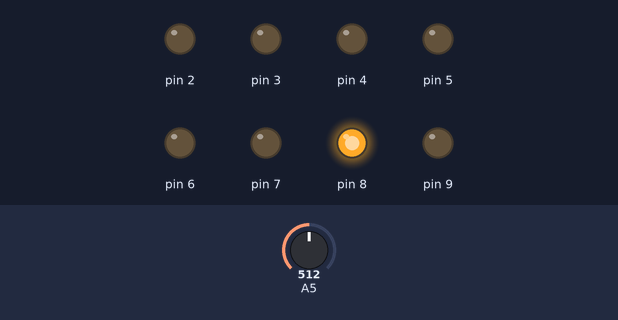
Bench run of a sketch on a simulated Arduino Uno, built with avr-gcc and run on an emulated ATmega328P. Parts: output pins drawn as LEDs (lit = HIGH). The inputs (shaded band) are chosen by the test bench; at power-on: A5 = 512. What the sketch prints to the serial monitor is not drawn. At 97.1 s the program stops and its outputs stay as they are.

Above: at 1.24 s.
At 22.2 s:
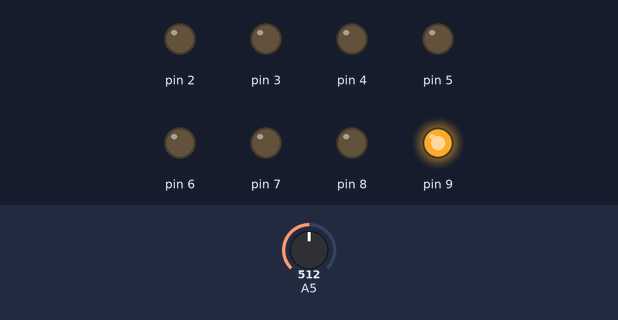
At 40.3 s:
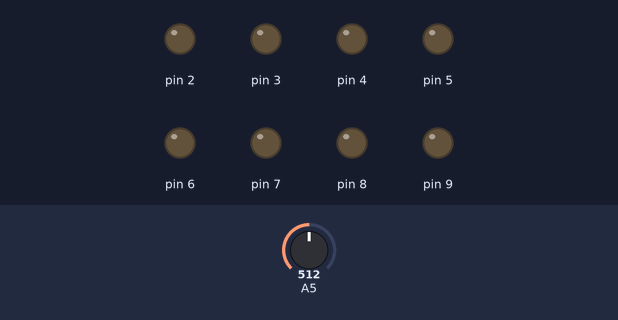
Timing chart, 0 to 41.0 s (numbered marks = the images above):
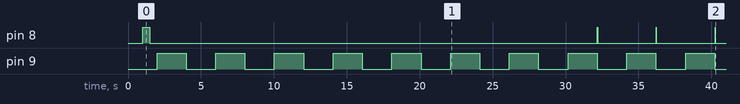

The sketch:

transient4.ino
```cpp
#include <Arduino.h>
#include <math.h>

#include <MsTimer2.h>

volatile int p_now = 0;
void dataPrint() {
  p_now = map(analogRead(A5),  516, 823, 0, 500);
  //p_now = analogRead(A5);
  Serial.print(p_now);
  Serial.print(",");
  Serial.println(PORTB);
}

unsigned long checkPoint = 0;
void setup() {
  DDRD = DDRD | B11111100;
  DDRB = DDRB | B00000011;
  DDRC = DDRC & B00000011;

  Serial.begin(115200);
  delay(1000);

  MsTimer2::set(1, dataPrint);
  MsTimer2::start();
}

void allClose(unsigned long span){
  checkPoint = millis();
  PORTB = B00000000 | (PORTD & B11111100);
  while(millis() - checkPoint < span);
  }
void allOpen (unsigned long span){
  checkPoint = millis();
  PORTB = B00000011 | (PORTD & B11111100);
  while(millis() - checkPoint < span);
  }
void intake  (unsigned long span){
  checkPoint = millis();
  PORTB = B00000010 | (PORTD & B11111100);
  while(millis() - checkPoint < span);
  }
void exhaust (unsigned long span){
  checkPoint = millis();
  PORTB = B00000001 | (PORTD & B11111100);
  while(millis() - checkPoint < span);
  }

void loop() {

  //最大圧始点でどれくらい下降するか？

  //--初期設定--//
  exhaust(500UL);
  allClose(500UL);

  //--大気圧始点1ms開閉--//
  intake(2000UL);
  allClose(20UL);
  exhaust(1UL);
  allClose(2000UL);

  //--大気圧始点2ms開閉--//
  intake(2000UL);
  allClose(20UL);
  exhaust(2UL);
  allClose(2000UL);

  //--大気圧始点3ms開閉--//
  intake(2000UL);
  allClose(20UL);
  exhaust(3UL);
  allClose(2000UL);

  //--大気圧始点4ms開閉--//
  intake(2000UL);
  allClose(20UL);
  exhaust(4UL);
  allClose(2000UL);

  //--大気圧始点5ms開閉--//
  intake(2000UL);
  allClose(20UL);
  exhaust(5UL);
  allClose(2000UL);

  //--大気圧始点6ms開閉--//
  intake(2000UL);
  allClose(20UL);
  exhaust(6UL);
  allClose(2000UL);

  //--大気圧始点7ms開閉--//
  intake(2000UL);
  allClose(20UL);
  exhaust(7UL);
  allClose(2000UL);

  //--大気圧始点8ms開閉--//
  intake(2000UL);
  allClose(20UL);
  exhaust(8UL);
  allClose(2000UL);

  //--大気圧始点9ms開閉--//
  intake(2000UL);
  allClose(20UL);
  exhaust(9UL);
  allClose(2000UL);

  //--大気圧始点10ms開閉--//
  intake(2000UL);
  allClose(20UL);
  exhaust(10UL);
  allClose(2000UL);

  //--大気圧始点20ms開閉--//
  intake(2000UL);
  allClose(20UL);
  exhaust(20UL);
  allClose(2000UL);

  //--大気圧始点30ms開閉--//
  intake(2000UL);
  allClose(20UL);
  exhaust(30UL);
  allClose(2000UL);

  //--大気圧始点40ms開閉--//
  intake(2000UL);
  allClose(20UL);
  exhaust(40UL);
  allClose(2000UL);

  //--大気圧始点50ms開閉--//
  intake(2000UL);
  allClose(20UL);
  exhaust(50UL);
  allClose(2000UL);

  //--大気圧始点60ms開閉--//
  intake(2000UL);
  allClose(20UL);
  exhaust(60UL);
  allClose(2000UL);

  //--大気圧始点70ms開閉--//
  intake(2000UL);
  allClose(20UL);
  exhaust(70UL);
  allClose(2000UL);

  //--大気圧始点80ms開閉--//
  intake(2000UL);
  allClose(20UL);
  exhaust(80UL);
  allClose(2000UL);

  //--大気圧始点90ms開閉--//
  intake(2000UL);
  allClose(20UL);
  exhaust(90UL);
  allClose(2000UL);

  //--大気圧始点100ms開閉--//
  intake(2000UL);
  allClose(20UL);
  exhaust(100UL);
  allClose(2000UL);

  //--大気圧始点200ms開閉--//
  intake(2000UL);
  allClose(20UL);
  exhaust(200UL);
  allClose(2000UL);

  //--大気圧始点300ms開閉--//
  intake(2000UL);
  allClose(20UL);
  exhaust(300UL);
  allClose(2000UL);

  //--大気圧始点500ms開閉--//
  intake(2000UL);
  allClose(20UL);
  exhaust(500UL);
  allClose(2000UL);

  //--大気圧始点1000ms開閉--//
  intake(2000UL);
  allClose(20UL);
  exhaust(1000UL);
  allClose(2000UL);

  MsTimer2::stop();
  while(true);
}
```

Measured:
- by itself, pin 9: alternates HIGH for 2.0 s and LOW for 2.0 s
